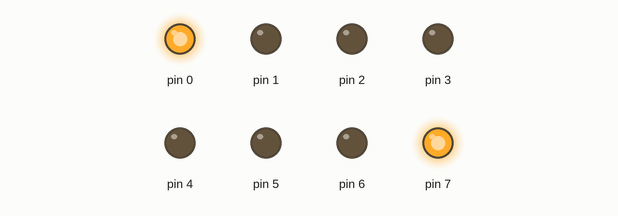
Simulated run of this sketch. Board: Arduino Uno, built with avr-gcc and run on an emulated ATmega328P. Parts: output pins drawn as LEDs (lit = HIGH).

Above: at 0.15 s.
At 0.75 s:
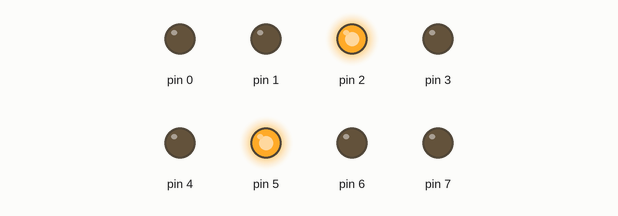
At 1.95 s:
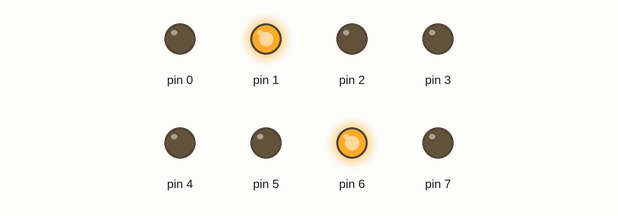
At 3.6 s:
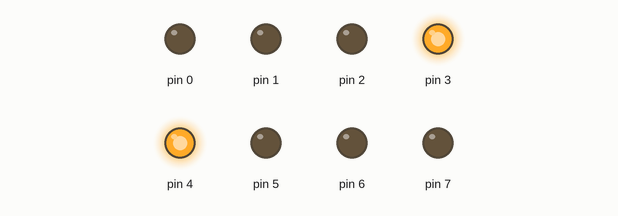
Timing chart, 0 to 5.5 s (numbered marks = the images above):
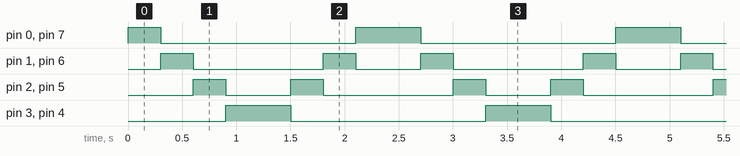

Measured:
- by itself, pin 0, pin 7: repeats every 2.4 s: LOW 1.8 s, HIGH 0.60 s
- by itself, pin 1, pin 6: repeats every 2.4 s: LOW 1.2 s, HIGH 0.30 s, LOW 0.60 s, HIGH 0.30 s
- by itself, pin 2, pin 5: repeats every 2.4 s: LOW 0.60 s, HIGH 0.30 s, LOW 1.2 s, HIGH 0.30 s
- by itself, pin 3, pin 4: alternates HIGH for 0.60 s and LOW for 1.8 s

The sketch:

pattern1.ino
```cpp
void setup() {
  // put your setup code here, to run once:
    for(int i=0; i<=7; i++)
    {
      pinMode(i,OUTPUT);
      }
}

void loop() {
  // put your main code here, to run repeatedly:
  for(int i=0; i<=7; i++)
  {
    digitalWrite(i,HIGH);
    digitalWrite(7-i,1);
    delay(300);
    digitalWrite(i,LOW);
    digitalWrite(7-i,0);
    }

}
```
